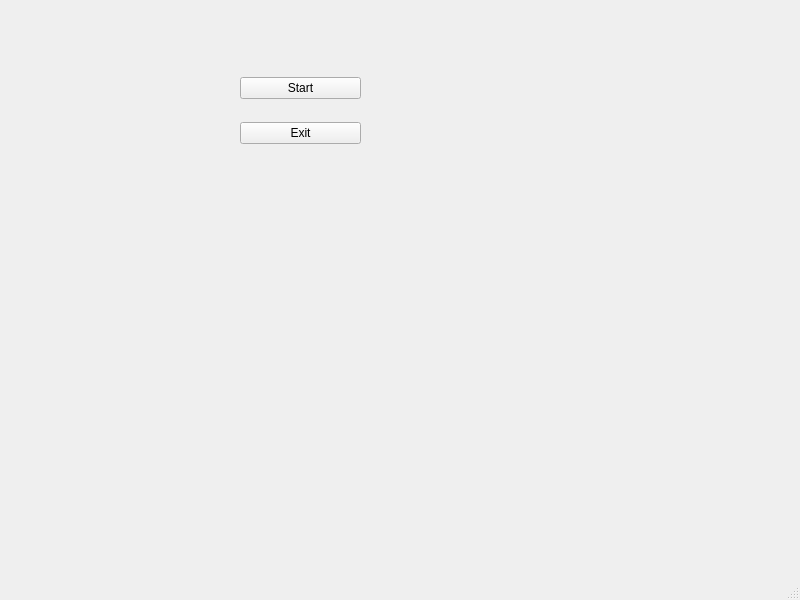
<?xml version="1.0" encoding="UTF-8"?>
<ui version="4.0">
 <class>MainWindow</class>
 <widget class="QMainWindow" name="MainWindow">
  <property name="geometry">
   <rect>
    <x>0</x>
    <y>0</y>
    <width>800</width>
    <height>600</height>
   </rect>
  </property>
  <property name="windowTitle">
   <string>MainWindow</string>
  </property>
  <widget class="QWidget" name="centralwidget">
   <widget class="QWidget" name="layoutWidget">
    <property name="geometry">
     <rect>
      <x>240</x>
      <y>60</y>
      <width>121</width>
      <height>101</height>
     </rect>
    </property>
    <layout class="QVBoxLayout" name="verticalLayout">
     <item>
      <widget class="QPushButton" name="start">
       <property name="text">
        <string>Start</string>
       </property>
      </widget>
     </item>
     <item>
      <widget class="QPushButton" name="pushButton">
       <property name="text">
        <string>Exit</string>
       </property>
      </widget>
     </item>
    </layout>
   </widget>
  </widget>
  <widget class="QMenuBar" name="menubar">
   <property name="geometry">
    <rect>
     <x>0</x>
     <y>0</y>
     <width>800</width>
     <height>20</height>
    </rect>
   </property>
  </widget>
  <widget class="QStatusBar" name="statusbar"/>
 </widget>
 <resources/>
 <connections>
  <connection>
   <sender>pushButton</sender>
   <signal>clicked()</signal>
   <receiver>MainWindow</receiver>
   <slot>close()</slot>
   <hints>
    <hint type="sourcelabel">
     <x>341</x>
     <y>160</y>
    </hint>
    <hint type="destinationlabel">
     <x>396</x>
     <y>233</y>
    </hint>
   </hints>
  </connection>
 </connections>
</ui>
